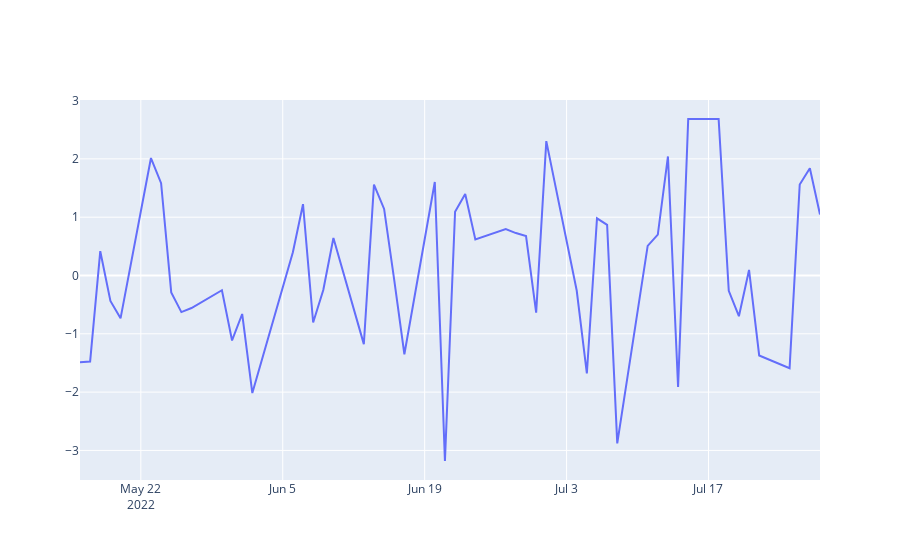

The cell this chart's notebook holds for it:
### Markdown cell above
# stk pre status

### Code cell
df_history_return = w.wsd("128111.SZ,002738.SZ,128095.SZ,002812.SZ,113626.SH,603596.SH,123092.SZ,300332.SZ",
 "pct_chg", f"{status_begin_date}", f"{status_end_date}", "",usedf=True)[1]

df_pair_history_return = df_history_return[cbond_pair]
df_pair_history_return['diff'] = df_pair_history_return[cbond_pair[0]] - df_pair_history_return[cbond_pair[1]]
# df_pair_history_return['diff'].plot()

import warnings
warnings.filterwarnings("ignore")


#plotly 画图代码模板
import plotly.graph_objects as go
fig = go.Figure(data=[
    go.Scatter(name='diff', x=df_pair_history_return.index, y=df_pair_history_return['diff']),
])
fig.show()

df_stk_pre_return = w.wsd("128111.SZ,002738.SZ,128095.SZ,002812.SZ,113626.SH,603596.SH,123092.SZ,300332.SZ", 
"pct_chg", f"{status_begin_date}", f"{status_end_date}", "",usedf=True)[1]

df_stk_pre_return = df_stk_pre_return.reset_index()
df_stk_pre_return['index'] = df_stk_pre_return['index'].apply(str)
df_stk_pre_return = df_stk_pre_return.set_index('index')

df_stk_pre_trade_status = w.wsd("002812.SZ,603596.SH,300332.SZ,002738.SZ", 
"trade_status", f"{status_begin_date}", f"{status_end_date}", "",usedf=True)[1]
df_stk_pre_trade_status = df_stk_pre_trade_status.reset_index()
df_stk_pre_trade_status['index'] = df_stk_pre_trade_status['index'].apply(str)
df_stk_pre_trade_status = df_stk_pre_trade_status.set_index('index')

### Figure 1 — Plotly figure (JSON) as saved in the notebook; plotly's stock layout.template omitted (floating-point values rounded to 4 significant figures)
{"data": [{"name": "diff", "type": "scatter", "x": ["2022-05-16", "2022-05-17", "2022-05-18", "2022-05-19", "2022-05-20", "2022-05-23", "2022-05-24", "2022-05-25", "2022-05-26", "2022-05-27", "2022-05-30", "2022-05-31", "2022-06-01", "2022-06-02", "2022-06-06", "2022-06-07", "2022-06-08", "2022-06-09", "2022-06-10", "2022-06-13", "2022-06-14", "2022-06-15", "2022-06-16", "2022-06-17", "2022-06-20", "2022-06-21", "2022-06-22", "2022-06-23", "2022-06-24", "2022-06-27", "2022-06-28", "2022-06-29", "2022-06-30", "2022-07-01", "2022-07-04", "2022-07-05", "2022-07-06", "2022-07-07", "2022-07-08", "2022-07-11", "2022-07-12", "2022-07-13", "2022-07-14", "2022-07-15", "2022-07-18", "2022-07-19", "2022-07-20", "2022-07-21", "2022-07-22", "2022-07-25", "2022-07-26", "2022-07-27", "2022-07-28"], "y": [-1.487, -1.474, 0.4171, -0.4355, -0.7352, 2.015, 1.582, -0.2902, -0.6275, -0.5581, -0.2531, -1.114, -0.6601, -2.015, 0.3988, 1.223, -0.8058, -0.2494, 0.6422, -1.176, 1.559, 1.142, -0.08062, -1.351, 1.603, -3.181, 1.091, 1.397, 0.6194, 0.7966, 0.7276, 0.675, -0.6368, 2.305, -0.2575, -1.68, 0.9797, 0.8685, -2.879, 0.5067, 0.7019, 2.041, -1.911, 2.684, 2.684, -0.2623, -0.6978, 0.09518, -1.372, -1.589, 1.56, 1.839, 1.047]}], "layout": {}}
